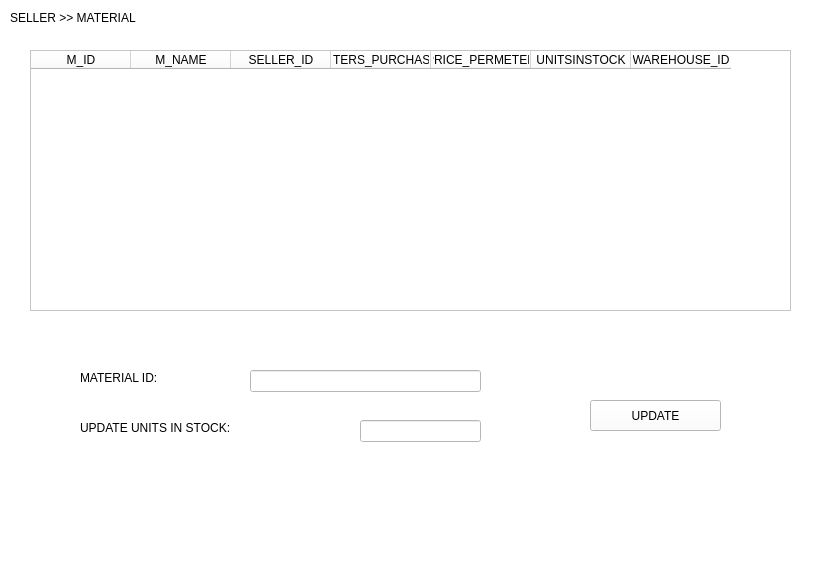
<?xml version="1.0" encoding="UTF-8"?>
<ui version="4.0">
 <class>Materialtable</class>
 <widget class="QMainWindow" name="Materialtable">
  <property name="geometry">
   <rect>
    <x>0</x>
    <y>0</y>
    <width>822</width>
    <height>585</height>
   </rect>
  </property>
  <property name="windowTitle">
   <string>MainWindow</string>
  </property>
  <property name="styleSheet">
   <string notr="true">
background-color: rgb(255, 255, 255);</string>
  </property>
  <widget class="QWidget" name="centralwidget">
   <widget class="QLabel" name="label">
    <property name="geometry">
     <rect>
      <x>10</x>
      <y>10</y>
      <width>171</width>
      <height>16</height>
     </rect>
    </property>
    <property name="text">
     <string>SELLER &gt;&gt; MATERIAL</string>
    </property>
   </widget>
   <widget class="QTableWidget" name="MaterialinfoTable">
    <property name="geometry">
     <rect>
      <x>30</x>
      <y>50</y>
      <width>761</width>
      <height>261</height>
     </rect>
    </property>
    <property name="styleSheet">
     <string notr="true">
font: 75 italic 12pt &quot;Bodoni MT&quot;;
background-image: url('C:/Users/USER/Downloads/Project_DB(updated ui)/tbg.jpeg')</string>
    </property>
    <column>
     <property name="text">
      <string>M_ID</string>
     </property>
    </column>
    <column>
     <property name="text">
      <string>M_NAME</string>
     </property>
    </column>
    <column>
     <property name="text">
      <string>SELLER_ID</string>
     </property>
    </column>
    <column>
     <property name="text">
      <string>METERS_PURCHASED</string>
     </property>
    </column>
    <column>
     <property name="text">
      <string>PRICE_PERMETER</string>
     </property>
    </column>
    <column>
     <property name="text">
      <string>UNITSINSTOCK</string>
     </property>
    </column>
    <column>
     <property name="text">
      <string>WAREHOUSE_ID</string>
     </property>
    </column>
   </widget>
   <widget class="QLabel" name="label_2">
    <property name="geometry">
     <rect>
      <x>80</x>
      <y>370</y>
      <width>151</width>
      <height>16</height>
     </rect>
    </property>
    <property name="styleSheet">
     <string notr="true">font: 75 italic 12pt &quot;Bodoni MT&quot;;</string>
    </property>
    <property name="text">
     <string>MATERIAL ID:</string>
    </property>
   </widget>
   <widget class="QLineEdit" name="MaterialIDText">
    <property name="geometry">
     <rect>
      <x>250</x>
      <y>370</y>
      <width>231</width>
      <height>22</height>
     </rect>
    </property>
    <property name="styleSheet">
     <string notr="true">background-color: rgb(255, 255, 255);</string>
    </property>
   </widget>
   <widget class="QLabel" name="label_3">
    <property name="geometry">
     <rect>
      <x>80</x>
      <y>420</y>
      <width>281</width>
      <height>16</height>
     </rect>
    </property>
    <property name="styleSheet">
     <string notr="true">font: 75 italic 12pt &quot;Bodoni MT&quot;;</string>
    </property>
    <property name="text">
     <string>UPDATE UNITS IN STOCK:</string>
    </property>
   </widget>
   <widget class="QLineEdit" name="UnitsInStock">
    <property name="geometry">
     <rect>
      <x>360</x>
      <y>420</y>
      <width>121</width>
      <height>22</height>
     </rect>
    </property>
    <property name="styleSheet">
     <string notr="true">background-color: rgb(255, 255, 255);</string>
    </property>
   </widget>
   <widget class="QPushButton" name="UpdateButton">
    <property name="geometry">
     <rect>
      <x>590</x>
      <y>400</y>
      <width>131</width>
      <height>31</height>
     </rect>
    </property>
    <property name="styleSheet">
     <string notr="true">background-image: url('C:/Users/USER/Downloads/Project_DB(updated ui)/bg.jpeg');
font: 75 italic 12pt &quot;Bodoni MT&quot;;</string>
    </property>
    <property name="text">
     <string>UPDATE</string>
    </property>
   </widget>
  </widget>
  <widget class="QMenuBar" name="menubar">
   <property name="geometry">
    <rect>
     <x>0</x>
     <y>0</y>
     <width>822</width>
     <height>26</height>
    </rect>
   </property>
  </widget>
  <widget class="QStatusBar" name="statusbar"/>
 </widget>
 <resources/>
 <connections/>
</ui>
